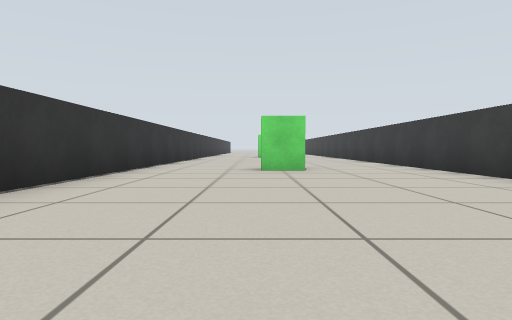
View 1 (above)

20 first-person views from a walk through a world built for the Gazebo simulator. The camera is 0.41 m above the floor, tilts 2° down and sees 75° across. The floor is counted in squares, 1 m on a side. Each view is taken from the middle of a square. On the plan, view 1 faces up. The plan holds only what a view shows up to about 9 squares ahead; the rest is blank.

View 2
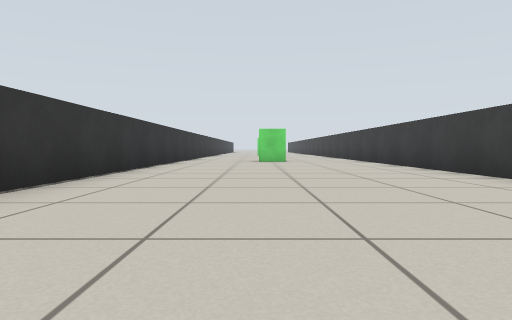

View 3
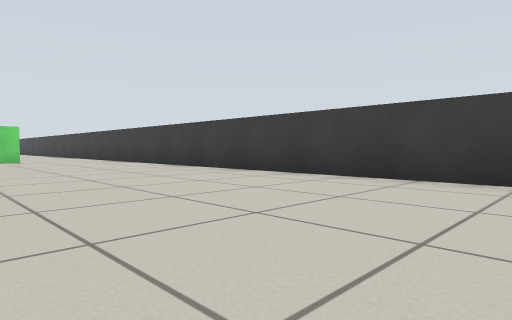

View 4
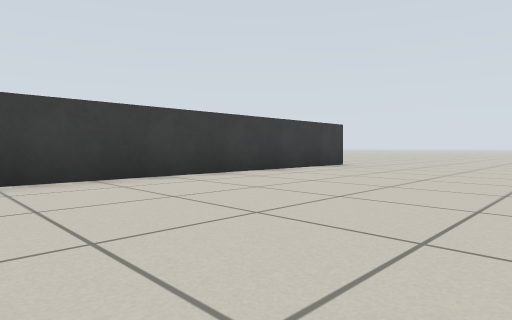

View 5
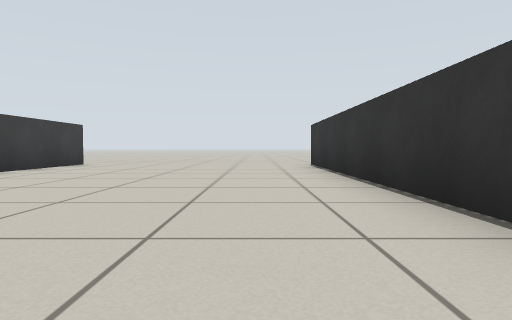

View 6
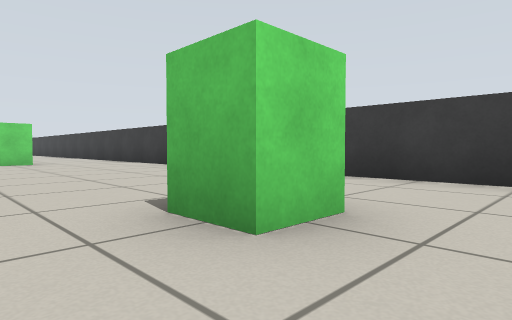

View 7
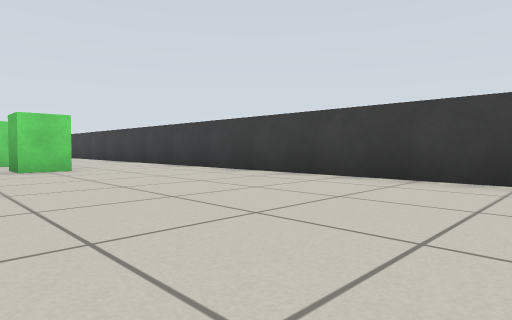

View 8
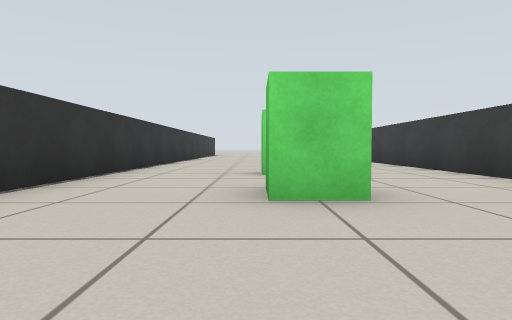

View 9
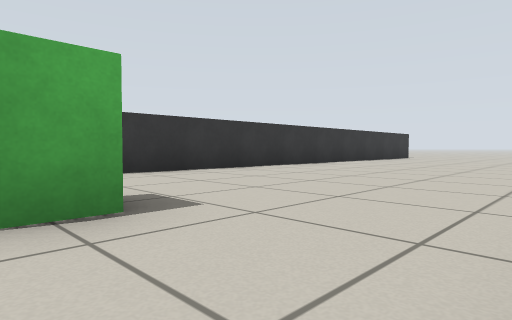

View 10
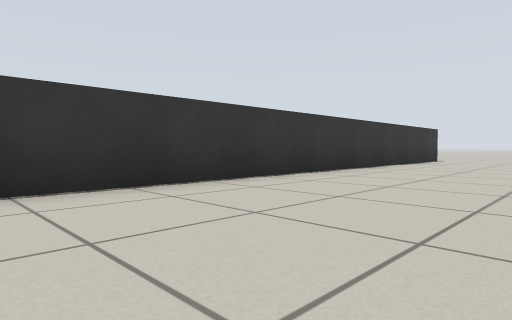

View 11
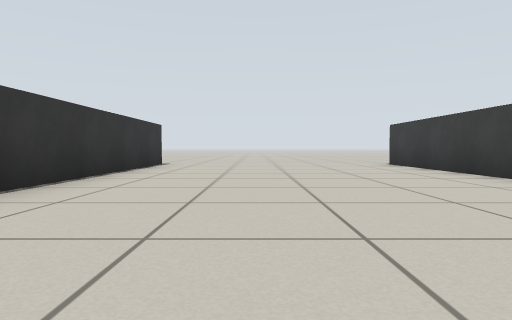

View 12
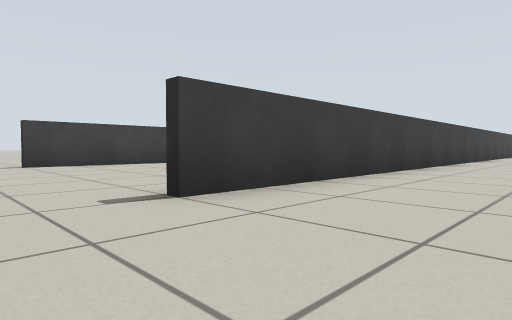

View 13
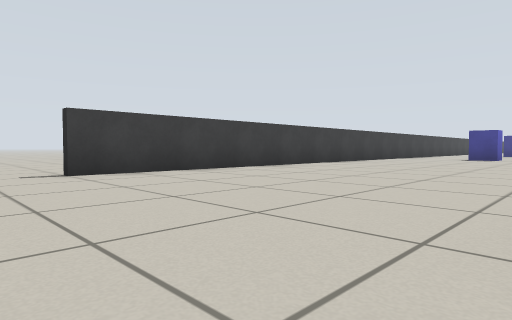

View 14
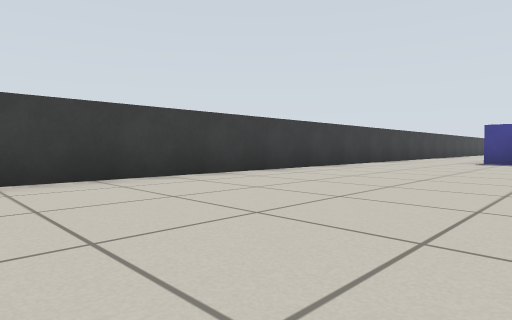

View 15
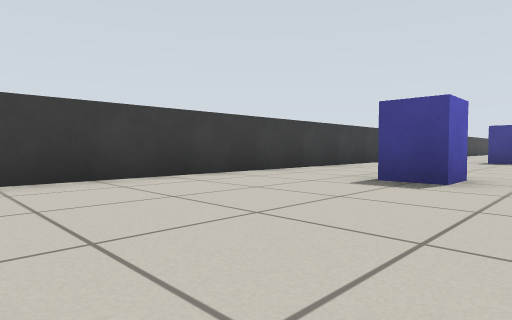

View 16
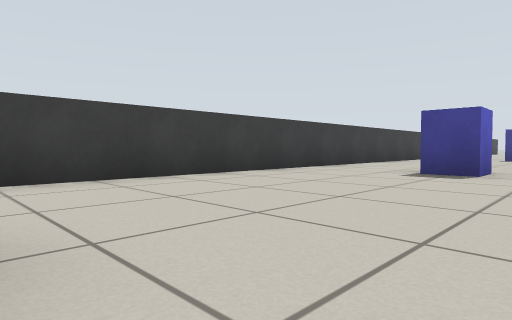

View 17
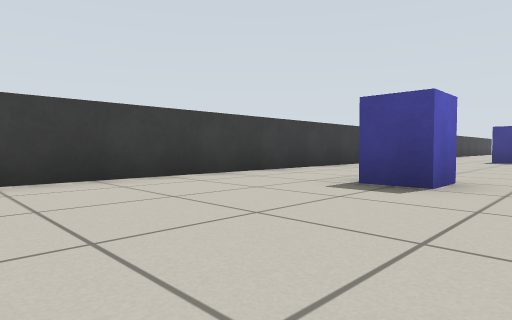

View 18
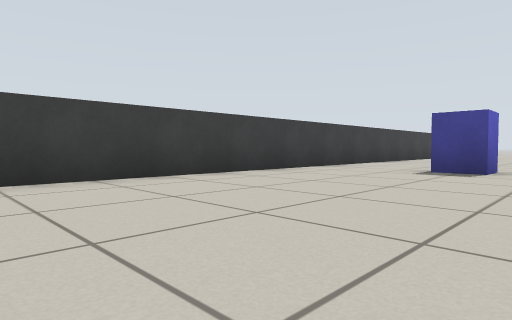

View 19
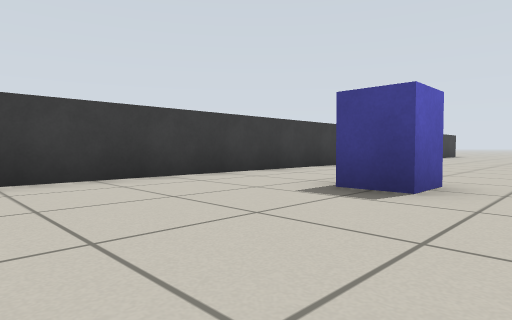

View 20
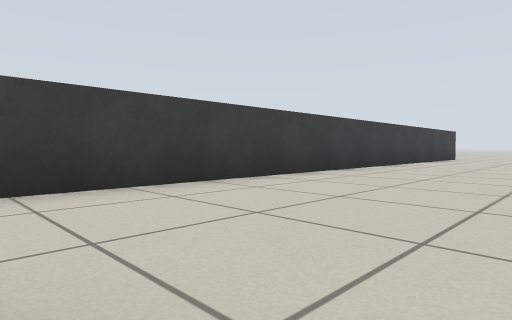

### Floor plan
Points are (right, up) in squares from view 1. A wall is a line through its corners. A room is listed if a view was taken in it or the views show most of it. See-through windows are left out.
Room 1 (views 1, 2, 3, 4, 5, 6, 7, 8, 9, 10, 11, 12)
walls: (-2.4, 9) (-2.4, -8.5); (3.4, 22.6) (3.4, 31.5); (-2.4, 31.5) (-2.4, 15); (3.4, -8.5) (3.4, 21.1)
ways out: opening at (4, 32.5) to room 2; opening at (-2, -9.5); opening at (-2, 32.5)
objects: green box (0, 6) to (1, 7); green box (0, 15) to (1, 15); green box (0, 17) to (1, 18)
Room 2 (views 13, 14, 15, 16, 17, 18, 19, 20)
walls: (9.4, -4.4) (9.4, 31.5)
ways out: opening at (4, 32.5) to room 1; opening at (10, 32.5)
objects: blue box (6, 5) to (7, 6); blue box (6, 13) to (7, 13); blue box (6, 19) to (7, 20)

Positions as (right, up) in squares from view 1, and headings:
1: (0, 0), facing up
2: (0, -4), facing up
3: (-1, -5), facing up-right
4: (-1, -1), facing down-right
5: (-1, 0), facing down
6: (-1, 5), facing up-right
7: (-1, 8), facing up-right
8: (0, 12), facing up
9: (3, 17), facing up-left
10: (1, 20), facing up-left
11: (0, 23), facing up
12: (1, 33), facing down-right
13: (4, 33), facing down-right
14: (5, 30), facing down-right
15: (5, 24), facing down-right
16: (5, 19), facing down-right
17: (5, 17), facing down-right
18: (5, 12), facing down-right
19: (5, 9), facing down-right
20: (6, 5), facing down-right
